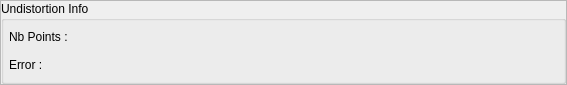
<?xml version="1.0" encoding="UTF-8"?>
<ui version="4.0">
 <class>UndistortionInfoFrame</class>
 <widget class="QFrame" name="UndistortionInfoFrame">
  <property name="geometry">
   <rect>
    <x>0</x>
    <y>0</y>
    <width>567</width>
    <height>85</height>
   </rect>
  </property>
  <property name="sizePolicy">
   <sizepolicy hsizetype="Preferred" vsizetype="Preferred">
    <horstretch>0</horstretch>
    <verstretch>0</verstretch>
   </sizepolicy>
  </property>
  <property name="windowTitle">
   <string>Frame</string>
  </property>
  <property name="frameShape">
   <enum>QFrame::StyledPanel</enum>
  </property>
  <property name="frameShadow">
   <enum>QFrame::Raised</enum>
  </property>
  <layout class="QGridLayout" name="gridLayout">
   <property name="margin">
    <number>0</number>
   </property>
   <item row="0" column="1">
    <widget class="QGroupBox" name="groupBox">
     <property name="title">
      <string>Undistortion Info</string>
     </property>
     <layout class="QGridLayout" name="gridLayout_2">
      <property name="margin">
       <number>5</number>
      </property>
      <item row="0" column="0">
       <widget class="QLabel" name="label">
        <property name="sizePolicy">
         <sizepolicy hsizetype="Maximum" vsizetype="Preferred">
          <horstretch>0</horstretch>
          <verstretch>0</verstretch>
         </sizepolicy>
        </property>
        <property name="text">
         <string>Nb Points : </string>
        </property>
        <property name="alignment">
         <set>Qt::AlignLeading|Qt::AlignLeft|Qt::AlignVCenter</set>
        </property>
       </widget>
      </item>
      <item row="0" column="1">
       <widget class="QLabel" name="label_NbPoints">
        <property name="text">
         <string/>
        </property>
        <property name="alignment">
         <set>Qt::AlignLeading|Qt::AlignLeft|Qt::AlignVCenter</set>
        </property>
       </widget>
      </item>
      <item row="1" column="0">
       <widget class="QLabel" name="label_2">
        <property name="sizePolicy">
         <sizepolicy hsizetype="Maximum" vsizetype="Preferred">
          <horstretch>0</horstretch>
          <verstretch>0</verstretch>
         </sizepolicy>
        </property>
        <property name="text">
         <string>Error : </string>
        </property>
        <property name="alignment">
         <set>Qt::AlignLeading|Qt::AlignLeft|Qt::AlignVCenter</set>
        </property>
       </widget>
      </item>
      <item row="1" column="1">
       <widget class="QLabel" name="label_Error">
        <property name="text">
         <string/>
        </property>
        <property name="alignment">
         <set>Qt::AlignLeading|Qt::AlignLeft|Qt::AlignVCenter</set>
        </property>
       </widget>
      </item>
     </layout>
    </widget>
   </item>
  </layout>
 </widget>
 <resources/>
 <connections/>
</ui>
